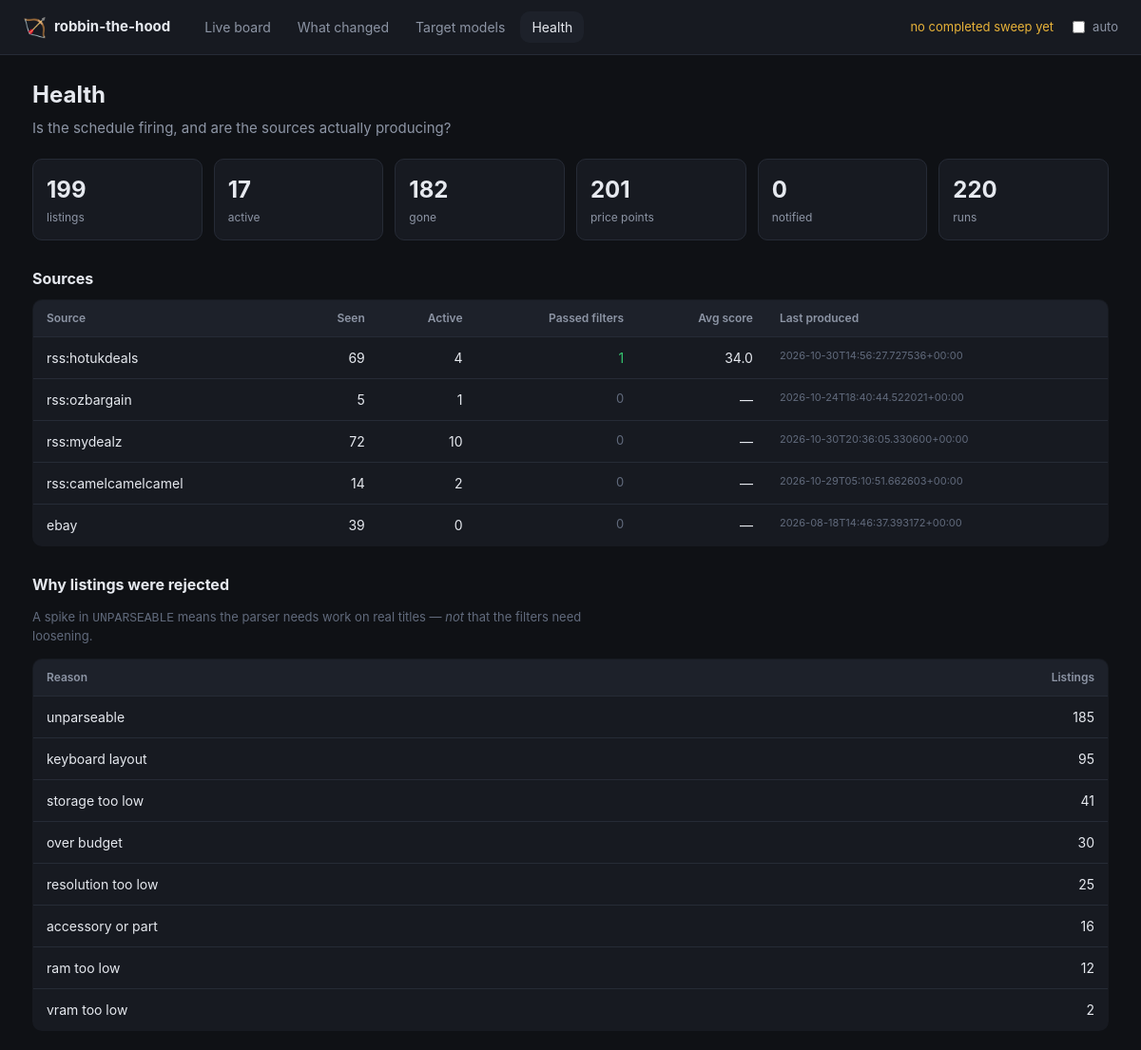
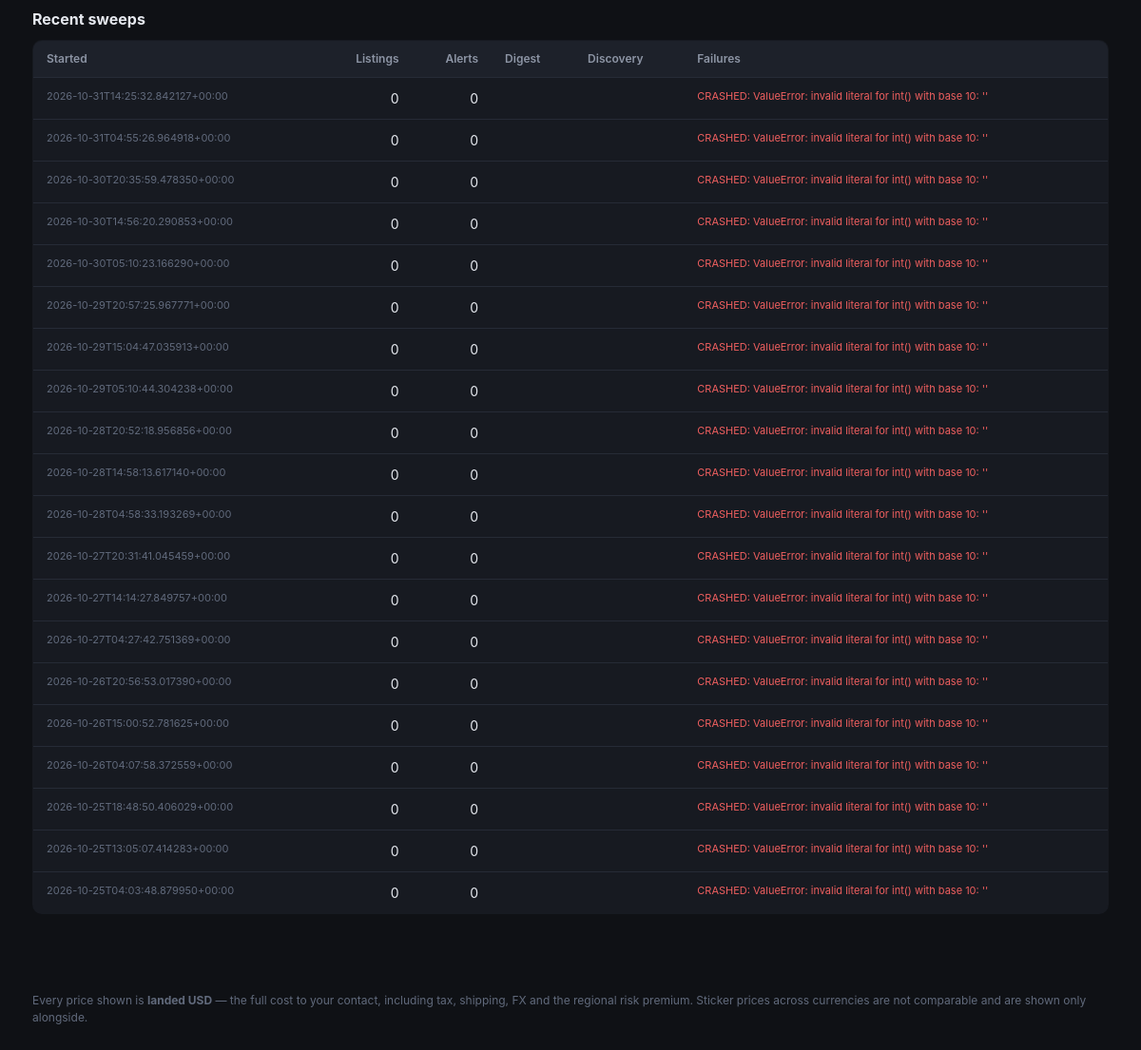
/health, run on an earlier commit of the app's database (2 pictures, top to bottom).
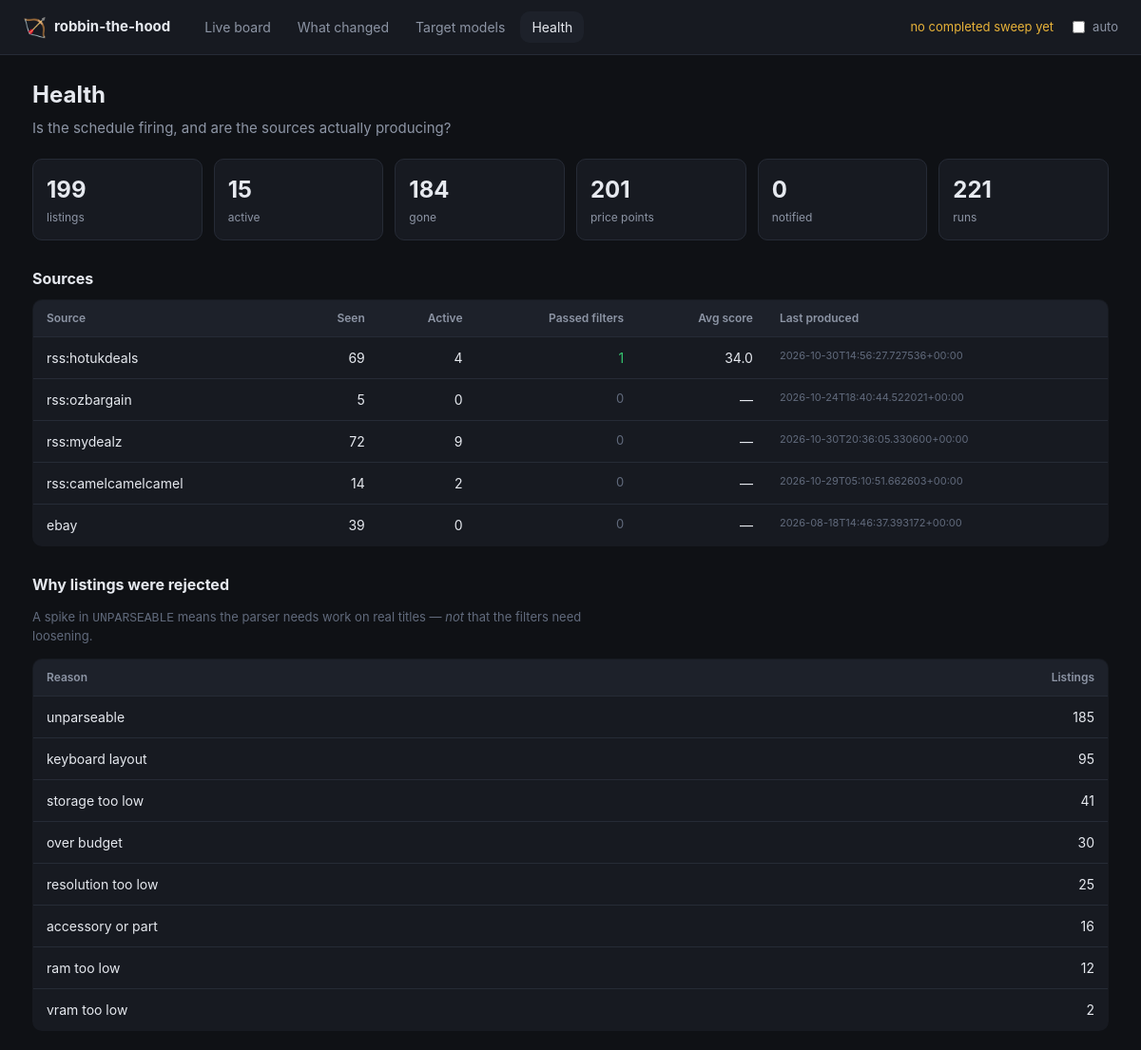
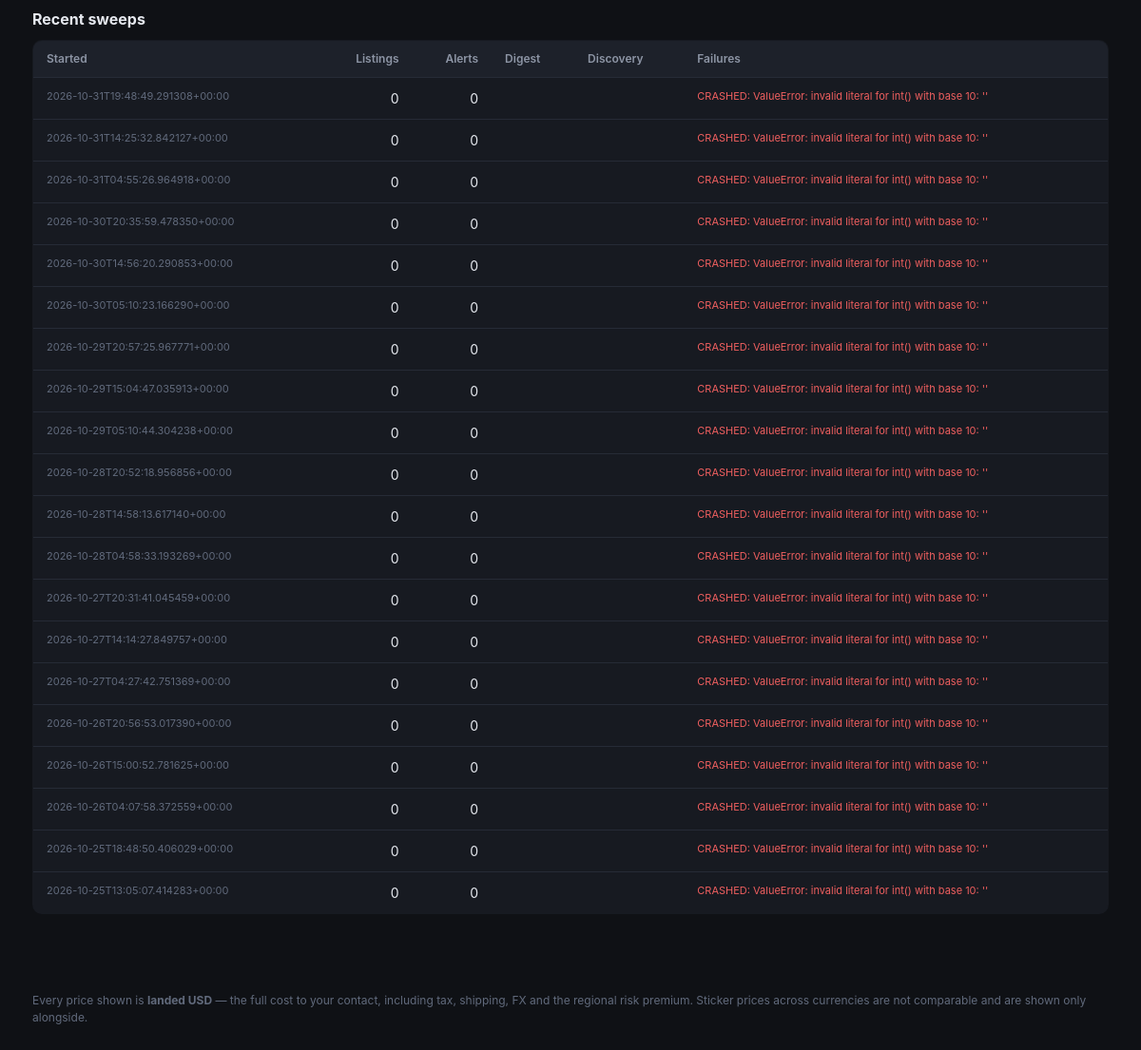
And on a later commit of the database (2 pictures, top to bottom).
### tables this page shows
CREATE TABLE runs (
    id             INTEGER PRIMARY KEY AUTOINCREMENT,
    started_at     TEXT NOT NULL,
    finished_at    TEXT,
    listings_seen  INTEGER DEFAULT 0,
    alerts_sent    INTEGER DEFAULT 0,
    digest_sent    INTEGER DEFAULT 0,
    discovery_run  INTEGER DEFAULT 0,
    notes          TEXT
);

### dashboard.py (the view)
@app.route("/health")
def health_page():
    with _open() as store:
        data = health(store)
    return render_template(
        "health.html", health=data, now=datetime.now(timezone.utc), active="health",
        static_export=_static_export(),
    )

### dashboard.py (called while the page is built)
def _open():
    return Store(app.config["DEALS_DB"])

def _static_export() -> bool:
    return bool(app.config.get("STATIC_EXPORT"))

### dealhunter/store.py (called while the page is built, shortened)
    def __enter__(self) -> "Store":
        return self

    def __exit__(self, *exc_info) -> None:
        self.close()

    def close(self) -> None:
        self.connection.commit()
        try:
            self.connection.execute("PRAGMA wal_checkpoint(TRUNCATE)")
        except sqlite3.Error as exc:  # pragma: no cover - non-fatal
            log.warning("Could not checkpoint the WAL: %s", exc)
        self.connection.close()

    @contextmanager
    def _tx(self):
        try:
            yield self.connection
            self.connection.commit()
        except Exception:
            self.connection.rollback()
            raise

    def _migrate(self) -> None:
        with self._tx() as connection:
            connection.executescript(SCHEMA)
            row = connection.execute("SELECT version FROM schema_version").fetchone()
            if row is None:
                connection.execute(
                    "INSERT INTO schema_version (version) VALUES (?)", (SCHEMA_VERSION,)
                )

### templates/health.html (shortened to what this page needs)
{% extends "base.html" %}
{% block content %}
<div class="pagehead">
  <h1>Health</h1>
  <p class="sub">Is the schedule firing, and are the sources actually producing?</p>
</div>
<div class="statgrid">
  {% for key, value in health.totals.items() %}
    <div class="stat">
      <div class="statnum">{{ '{:,}'.format(value) }}</div>
      <div class="statlabel">{{ key.replace('_', ' ') }}</div>
    </div>
  {% endfor %}
</div>
<section class="changeblock">
  <h2>Sources</h2>
  <table class="models">
    <thead>
      <tr>
        <th>Source</th><th class="num">Seen</th><th class="num">Active</th>
        <th class="num">Passed filters</th><th class="num">Avg score</th>
        <th>Last produced</th>
      </tr>
    </thead>
    <tbody>
      {% for s in health.sources %}
        <tr>
          <td>{{ s.source }}</td>
          <td class="num">{{ s.total }}</td>
          <td class="num">{{ s.active }}</td>
          <td class="num {{ 'good' if s.passed else 'none' }}">{{ s.passed }}</td>
          <td class="num">{{ s.avg_score if s.avg_score is not none else '—' }}</td>
          <td class="tiny">{{ s.last_produced or '—' }}</td>
        </tr>
      {% else %}
        <tr><td colspan="6" class="none">No sources have produced anything yet.</td></tr>
      {% endfor %}
    </tbody>
  </table>
</section>
<section class="changeblock">
  <h2>Why listings were rejected</h2>
  <p class="hint">
    A spike in <code>UNPARSEABLE</code> means the parser needs work on real
    titles — <em>not</em> that the filters need loosening.
  </p>
  <table class="models">
    <thead><tr><th>Reason</th><th class="num">Listings</th></tr></thead>
    <tbody>
      {% for r in health.rejections %}
        <tr>
          <td>{{ r.reason.replace('_', ' ') | lower }}</td>
          <td class="num">{{ r.n }}</td>
        </tr>
      {% else %}
        <tr><td colspan="2" class="none">Nothing rejected yet.</td></tr>
      {% endfor %}
    </tbody>
  </table>
</section>
<section class="changeblock">
  <h2>Recent sweeps</h2>
  <table class="models">
    <thead>
      <tr>
        <th>Started</th><th class="num">Listings</th><th class="num">Alerts</th>
        <th>Digest</th><th>Discovery</th><th>Failures</th>
      </tr>
    </thead>
    <tbody>
      {% for r in health.runs %}
        <tr>
          <td class="tiny">{{ r.started_at }}</td>
          <td class="num">{{ r.listings_seen }}</td>
          <td class="num">{{ r.alerts_sent }}</td>
          <td>{{ 'yes' if r.digest_sent else '' }}</td>
          <td>{{ 'yes' if r.discovery_run else '' }}</td>
          <td class="tiny {{ 'bad' if r.notes }}">{{ r.notes or '—' }}</td>
        </tr>
      {% else %}
        <tr><td colspan="6" class="none">No sweeps recorded yet.</td></tr>
      {% endfor %}
    </tbody>
  </table>
</section>
{% endblock %}

What changed in the data, as far as the page shows it:
no longer on this page (row unchanged): runs: started_at "2026-10-25T04:03:48.879950+00:00", listings_seen "0", alerts_sent "0", notes "CRASHED: ValueError: invalid literal for int() with base 10: ''"
added runs: started_at "2026-10-31T19:48:49.291308+00:00", listings_seen "0", alerts_sent "0", notes "CRASHED: ValueError: invalid literal for int() with base 10: ''"
Also different on the page:
new list line: "15 active"
new list line: "184 gone"
new list line: "221 runs"
new list line: "rss:ozbargain 5 0 0 — 2026-10-24T18:40:44.522021+00:00"
new list line: "rss:mydealz 72 9 0 — 2026-10-30T20:36:05.330600+00:00"
list line gone: "17 active"
list line gone: "182 gone"
list line gone: "220 runs"
list line gone: "rss:ozbargain 5 1 0 — 2026-10-24T18:40:44.522021+00:00"
list line gone: "rss:mydealz 72 10 0 — 2026-10-30T20:36:05.330600+00:00"
